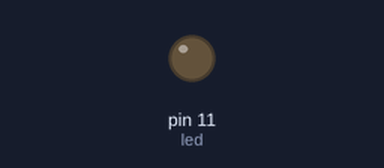
The sketch below on a simulated Arduino Uno, built with avr-gcc and run on an emulated ATmega328P. Parts: output pins drawn as LEDs (lit = HIGH).

Above: at 1.3 s.
At 10.7 s:
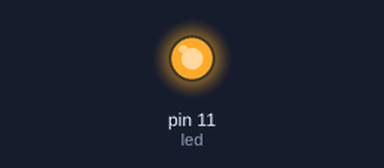
Timing chart, 0 to 11.4 s (numbered marks = the images above):
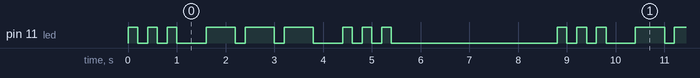

Measured:
- by itself, pin 11 (led): repeats every 8.8 s: 2 × (LOW 0.20 s, HIGH 0.20 s), LOW 0.60 s, 2 × (HIGH 0.60 s, LOW 0.20 s), HIGH 0.60 s, LOW 0.60 s, 2 × (HIGH 0.20 s, LOW 0.20 s), HIGH 0.20 s, LOW 3.4 s, HIGH 0.20 s
- by itself, everything shown: repeats every 8.8 s, in 18 steps

The sketch:

morse_code.ino
```cpp
//Morse code program

// Change the "SOS" to any message you like...

const char message[ ] = "SOS";

// create constant array of the messages you want Morse'd out

// In ASCII code, 'space' is 32, '0'-'9' is 48-57, and 'A'-'Z' is 65-90

//The first 10 codes are 0 to 9, and A is “.-” and so on

const String morse[] = { ".----", "..---", "...--", "....-", ".....",

                         "-....", "--...", "---..", "----.", "-----", ".-", "-...", "-.-.", "-..",

                         ".", "..-.", "--.", "....", "..", ".---", "-.-", ".-..", "--", "-.", "---",

                         ".--.", "--.-", ".-.", "...", "-", "..-", "...-", ".--", "-..-", "-.--",

                         "--.."
                       };

const byte led = 11; // LED

const int dotLen = 200; //delay in milliseconds

const int dashLen = 3 * dotLen; // 3X longer than the dot

const int wordLen = 7 * dotLen; // space between words.

void setup() {

  pinMode(led, OUTPUT);

}


void signalMorse(String c) { // blink out one morse code character.

  int i = 0;

  while (c[i]) { // for each dot or dash in the letter...

    digitalWrite(led, HIGH); // light on

    if (c[i] == '.') {

      delay(dotLen); // if dot, short delay

    } else if (c[i] == '-') {

      delay(dashLen); // if dash, longer delay

    }

    digitalWrite(led, LOW); // and light off again

    delay(dotLen); // off blink.

    i++; //bring in the next dot or dash from the morse letter!]'

  };

  //One dot length delay happened in the loop. A Word break is a dashLen...

  delay(dashLen - dotLen);
}

void loop() {

  int i = 0; //counter variable to move through the array

  char C; //holds each letter as it gets converted to blinks

  while (message[i]) { //fails when reaches the null term (0) of the string

    C = toupper(message[i]);

    if (C == ' ') {

      delay(wordLen); // space between words

    }

    else if (C > 47 && C < 58) { // 0-9. ASCII 48-57

      signalMorse(morse[C - 48]);

    }

    else if (C > 64 && C < 91) { // A-Z, ASCII 65-90, 10-34 in morse[]

      signalMorse(morse[C - 55]);

    }

    else {

      delay(wordLen);

    }

    i++; // move to the next character in your message

  }

  delay(2 * wordLen);

}
```
